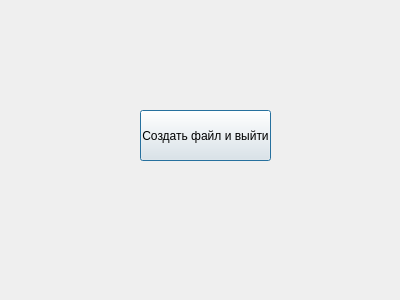
<?xml version="1.0" encoding="UTF-8"?>
<ui version="4.0">
 <class>MyDialog</class>
 <widget class="QDialog" name="MyDialog">
  <property name="geometry">
   <rect>
    <x>0</x>
    <y>0</y>
    <width>400</width>
    <height>300</height>
   </rect>
  </property>
  <property name="windowTitle">
   <string>Dialog</string>
  </property>
  <widget class="QPushButton" name="pushButton">
   <property name="geometry">
    <rect>
     <x>140</x>
     <y>110</y>
     <width>131</width>
     <height>51</height>
    </rect>
   </property>
   <property name="text">
    <string>Создать файл и выйти</string>
   </property>
  </widget>
 </widget>
 <resources/>
 <connections>
  <connection>
   <sender>pushButton</sender>
   <signal>clicked()</signal>
   <receiver>MyDialog</receiver>
   <slot>CreateFile()</slot>
   <hints>
    <hint type="sourcelabel">
     <x>248</x>
     <y>122</y>
    </hint>
    <hint type="destinationlabel">
     <x>479</x>
     <y>133</y>
    </hint>
   </hints>
  </connection>
 </connections>
 <slots>
  <slot>CreateFile()</slot>
 </slots>
</ui>
